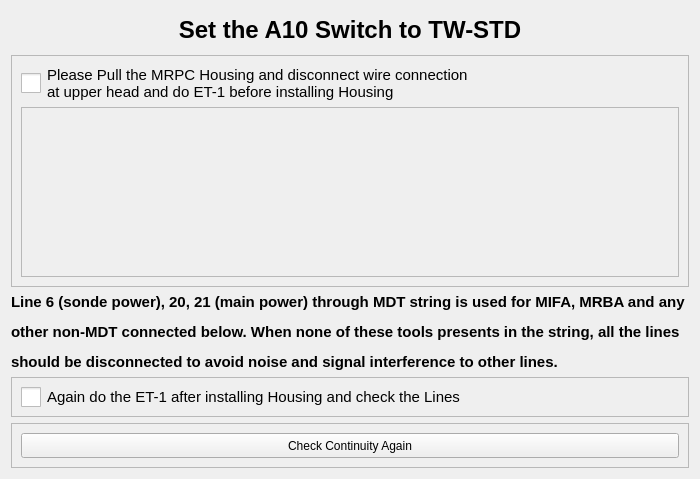
<?xml version="1.0" encoding="UTF-8"?>
<ui version="4.0">
 <class>Form</class>
 <widget class="QWidget" name="Form">
  <property name="geometry">
   <rect>
    <x>0</x>
    <y>0</y>
    <width>695</width>
    <height>479</height>
   </rect>
  </property>
  <property name="windowTitle">
   <string>Form</string>
  </property>
  <layout class="QVBoxLayout" name="verticalLayout_5">
   <item>
    <widget class="QLabel" name="label">
     <property name="text">
      <string>&lt;html&gt;&lt;head/&gt;&lt;body&gt;&lt;p align=&quot;center&quot;&gt;&lt;span style=&quot; font-size:18pt; font-weight:700;&quot;&gt;Set the A10 Switch to TW-STD&lt;/span&gt;&lt;/p&gt;&lt;/body&gt;&lt;/html&gt;</string>
     </property>
    </widget>
   </item>
   <item>
    <widget class="QFrame" name="frame_2">
     <property name="frameShape">
      <enum>QFrame::Shape::StyledPanel</enum>
     </property>
     <property name="frameShadow">
      <enum>QFrame::Shadow::Raised</enum>
     </property>
     <layout class="QVBoxLayout" name="verticalLayout_3">
      <item>
       <widget class="QCheckBox" name="checkBox_1">
        <property name="enabled">
         <bool>true</bool>
        </property>
        <property name="styleSheet">
         <string notr="true">QCheckBox {
    font-size: 15px; /* Larger text */
}
QCheckBox::indicator {
    width: 20px; /* Larger checkbox square */
    height: 20px; /* Larger checkbox square */
}</string>
        </property>
        <property name="text">
         <string>Please Pull the MRPC Housing and disconnect wire connection
at upper head and do ET-1 before installing Housing</string>
        </property>
       </widget>
      </item>
      <item>
       <widget class="QFrame" name="frame_4">
        <property name="frameShape">
         <enum>QFrame::Shape::StyledPanel</enum>
        </property>
        <property name="frameShadow">
         <enum>QFrame::Shadow::Raised</enum>
        </property>
        <layout class="QVBoxLayout" name="verticalLayout_4">
         <item alignment="Qt::AlignmentFlag::AlignHCenter|Qt::AlignmentFlag::AlignVCenter">
          <widget class="QLabel" name="label_2">
           <property name="minimumSize">
            <size>
             <width>600</width>
             <height>150</height>
            </size>
           </property>
           <property name="maximumSize">
            <size>
             <width>500</width>
             <height>100</height>
            </size>
           </property>
           <property name="text">
            <string/>
           </property>
           <property name="pixmap">
            <pixmap resource="../../Images.qrc">:/Images/Icons/Img_20.png</pixmap>
           </property>
           <property name="scaledContents">
            <bool>true</bool>
           </property>
          </widget>
         </item>
        </layout>
       </widget>
      </item>
     </layout>
    </widget>
   </item>
   <item>
    <widget class="QLabel" name="label_3">
     <property name="text">
      <string>&lt;html&gt;&lt;head/&gt;&lt;body&gt;&lt;p&gt;&lt;span style=&quot; font-size:11pt; font-weight:700;&quot;&gt;Line 6 (sonde power), 20, 21 (main power) through MDT string is used for MIFA, MRBA and any &lt;/span&gt;&lt;/p&gt;&lt;p&gt;&lt;span style=&quot; font-size:11pt; font-weight:700;&quot;&gt;other non-MDT connected below. When none of these tools presents in the string, all the lines &lt;/span&gt;&lt;/p&gt;&lt;p&gt;&lt;span style=&quot; font-size:11pt; font-weight:700;&quot;&gt;should be disconnected to avoid noise and signal interference to other lines.&lt;/span&gt;&lt;/p&gt;&lt;/body&gt;&lt;/html&gt;</string>
     </property>
    </widget>
   </item>
   <item>
    <widget class="QFrame" name="frame">
     <property name="frameShape">
      <enum>QFrame::Shape::StyledPanel</enum>
     </property>
     <property name="frameShadow">
      <enum>QFrame::Shadow::Raised</enum>
     </property>
     <layout class="QVBoxLayout" name="verticalLayout">
      <item>
       <widget class="QCheckBox" name="checkBox_2">
        <property name="enabled">
         <bool>true</bool>
        </property>
        <property name="styleSheet">
         <string notr="true">QCheckBox {
    font-size: 15px; /* Larger text */
}
QCheckBox::indicator {
    width: 20px; /* Larger checkbox square */
    height: 20px; /* Larger checkbox square */
}</string>
        </property>
        <property name="text">
         <string>Again do the ET-1 after installing Housing and check the Lines</string>
        </property>
       </widget>
      </item>
     </layout>
    </widget>
   </item>
   <item>
    <widget class="QFrame" name="frame_3">
     <property name="frameShape">
      <enum>QFrame::Shape::StyledPanel</enum>
     </property>
     <property name="frameShadow">
      <enum>QFrame::Shadow::Raised</enum>
     </property>
     <layout class="QVBoxLayout" name="verticalLayout_2">
      <item>
       <widget class="QPushButton" name="pushButton">
        <property name="minimumSize">
         <size>
          <width>0</width>
          <height>25</height>
         </size>
        </property>
        <property name="maximumSize">
         <size>
          <width>16777215</width>
          <height>25</height>
         </size>
        </property>
        <property name="text">
         <string>Check Continuity Again</string>
        </property>
       </widget>
      </item>
     </layout>
    </widget>
   </item>
  </layout>
 </widget>
 <resources>
  <include location="../../Images.qrc"/>
 </resources>
 <connections/>
</ui>
